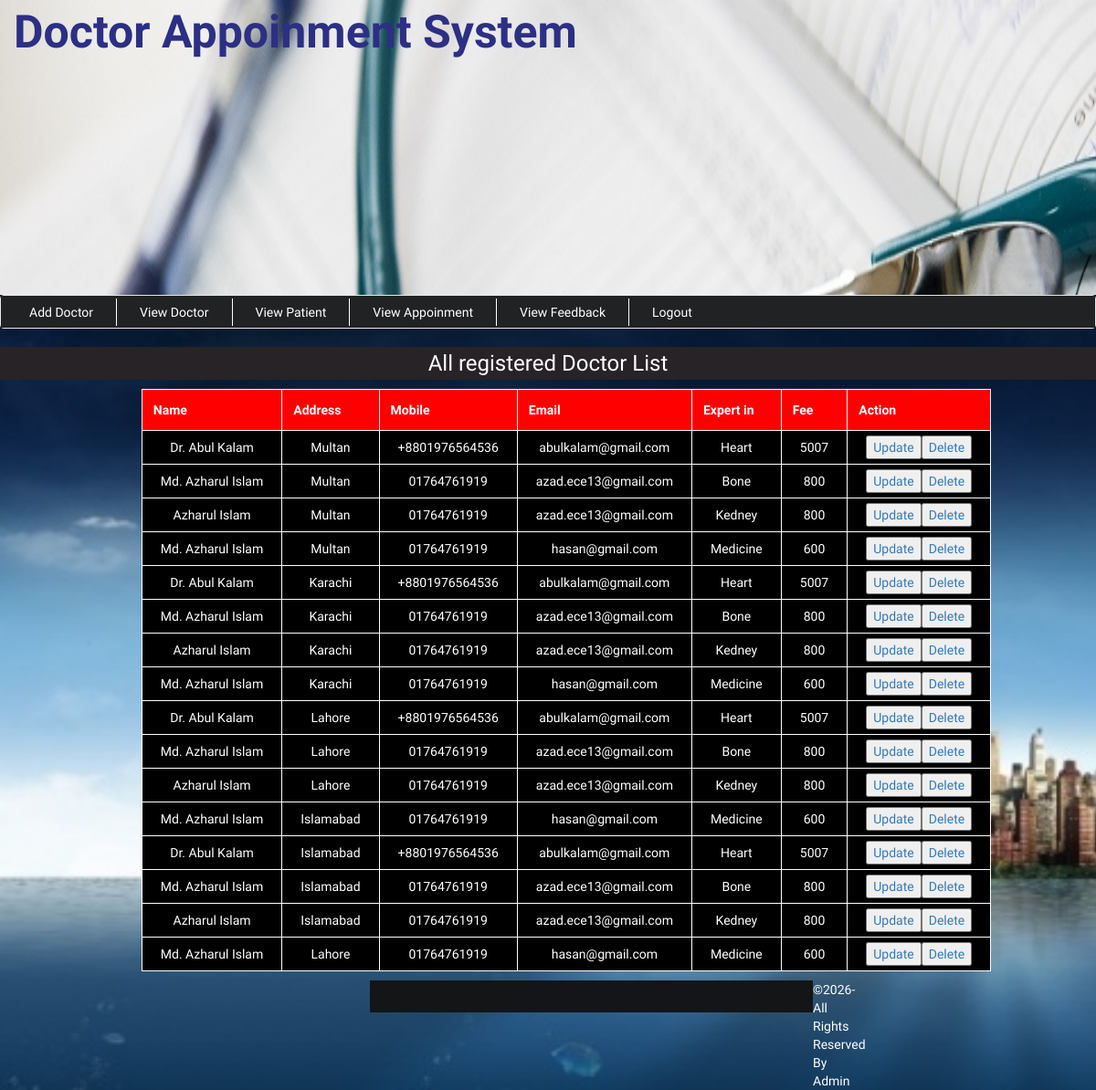
Page /admin/viewDoctor.php (signed in) on the committed database.
### tables this page shows
CREATE TABLE `doctor` (
  `doc_id` int(22) NOT NULL,
  `doctor_id` varchar(22) NOT NULL,
  `name` varchar(22) NOT NULL,
  `address` varchar(100) NOT NULL,
  `contact` varchar(14) NOT NULL,
  `email` varchar(22) NOT NULL,
  `expertise` varchar(22) NOT NULL,
  `id` int(11) NOT NULL,
  `fee` varchar(111) NOT NULL,
  `userid` varchar(22) NOT NULL,
  `password` varchar(200) NOT NULL,
  `pic` varchar(111) NOT NULL
);

### admin/viewDoctor.php (the view, shortened to what this page needs)
<?php include('header.php'); ?>
	<div class="dashboard" style="background-color:#fff;">
		<h3 class="text-center" style="background-color:#272327;color: #fff;padding: 5px;">All registered Doctor List</h3>
	</div>
			<div class="all_user" style="margin-top:0px; margin-left: 40px;">
				<?php
					include('../config.php');
					$sql = " SELECT * FROM doctor";
					$result = mysqli_query($conn,$sql);
					$count = mysqli_num_rows($result);
					if($count>=1){
						echo "<table border='1' align='center' cellpadding='32'>
							<tr>
								<th>Name</th>
								<th>Address</th>
								<th>Mobile</th>
								<th>Email</th>
								<th>Expert in</th>
								<th>Fee</th>
								<th>Action</th>
							</tr>";
						while($row=mysqli_fetch_array($result)){
								echo "<tr>";
								echo "<td>".$row['name']."</td>";
								echo "<td>".$row['address']."</td>";
								echo "<td>".$row['contact']."</td>";
								echo "<td>".$row['email']."</td>";
								echo "<td>".$row['expertise']."</td>";
								echo "<td>".$row['fee']."</td>";
								echo "<td><a href='updateDoctor.php?s=".$row['doc_id']."'><input type='button' Value='Update'></a><a href='deleteDoctor.php?s=".$row['doc_id']."'><input type='button' Value='Delete'></a></td>";
								echo "</tr>";
						}
						echo "</table>";
					}
					else{
						print "<p align='center'>Sorry, No match found for your search result..!!!</p>";
					}
					?>
			</div>
 <?php include('footer.php'); ?>
	</div>
</body>
</html>

### admin/header.php (shortened to what this page needs)
<!DOCTYPE html>
<html>
<head>
	<link rel="stylesheet" href="css/bootstrap.min.css">
	<link rel="stylesheet" href="style.css">
</head>
<body>
<div class="container-fluid">
		<div class="header_top">
			<span style="font-size:50px;color:#2c2f84;font-weight:bolder;margin-left:15px;">Doctor Appoinment System</span>
		</div>
	<div class="navbar navbar-default nav">
		<nav class="menu">
			<ul>
				<li><a href="addDoctor2.php">Add Doctor</a></li>
				<li><a href="viewDoctor.php">View Doctor</a></li>
				<li><a href="viewCustomer.php">View Patient</a></li>
				<li><a href="viewAppoinment.php">View Appoinment</a></li>
				<li><a href="viewFeedback.php">View Feedback</a></li>
				<li><a href="logout.php">Logout</a></li>
			</ul>
		</nav>
	</div>

### admin/footer.php
<footer>
<div class="col-md-12">
	<div class="col-md-4"></div>
	<div class="col-md-4 fsection">
		<p class="text-center">&copy;<?php echo date('Y') ?>-All Rights Reserved By Admin</p>
	</div>
	<div class="col-md-4"></div>
</div>
</footer>

### admin/style.css (style rules this page uses)
body { font-family: 'El Messiri', sans-serif; background:url(../img/bg3.jpg) fixed no-repeat; background-size:cover; }
.container-fluid { padding-right:0px; padding-left:0px; margin-right: auto; margin-left: auto; }
.header_top { background:url(../img/header_img4.jpg) fixed no-repeat; width: 100%; height:323px; background-size: 100% 80%!important; font-family: 'El Messiri', sans-serif; }
.menu { background-color:rgba(34, 35, 37, 0.99)!important;width:auto;height:35px }
.navbar-default { background-color: #9191e0!important; border-color: #e7e7e7; }
.nav { min-height:37px!important; }
.navbar-default { background-color:#1f1f21!important; border-color: #e7e7e7; }
.menu ul { margin:0;padding:3px 6px;list-style:none }
.menu ul li { float:left;border-right:1px solid #fff;position:relative; }
.menu ul li:last-child { border-right:0px solid #fff }
.menu ul li a { background:rgba(34, 35, 37, 0.99)!important;display:block;padding:5px 25px;text-decoration:none;color:#fff; }
.fsection { background-color: rgba(20, 21, 23, 0.99); padding: 0px; height: 35px; padding-left: 485px; color: #fff; }
table { border-collapse: collapse; background-color: darkred; }
table,th,td { border: 1px solid #fff;width:;margin: 10px auto; }
th { background-color: red;color: white; padding:12px; }
td { padding: 5px 20px; text-align: center; color: white; background-color:black; }
li { text-decoration: none; list-style: none; color:#fff; }

### rows in the picture
doctor: name "Dr. Abul Kalam", address "Multan", contact "+8801976564536", email "abulkalam@gmail.com", expertise "Heart", fee "5007"
doctor: name "Md. Azharul Islam", address "Multan", contact "01764761919", email "azad.ece13@gmail.com", expertise "Bone", fee "800"
doctor: name "Azharul Islam", address "Multan", contact "01764761919", email "azad.ece13@gmail.com", expertise "Kedney", fee "800"
doctor: name "Md. Azharul Islam", address "Multan", contact "01764761919", email "hasan@gmail.com", expertise "Medicine", fee "600"
doctor: name "Dr. Abul Kalam", address "Karachi", contact "+8801976564536", email "abulkalam@gmail.com", expertise "Heart", fee "5007"
doctor: name "Md. Azharul Islam", address "Karachi", contact "01764761919", email "azad.ece13@gmail.com", expertise "Bone", fee "800"
doctor: name "Azharul Islam", address "Karachi", contact "01764761919", email "azad.ece13@gmail.com", expertise "Kedney", fee "800"
doctor: name "Md. Azharul Islam", address "Karachi", contact "01764761919", email "hasan@gmail.com", expertise "Medicine", fee "600"
doctor: name "Dr. Abul Kalam", address "Lahore", contact "+8801976564536", email "abulkalam@gmail.com", expertise "Heart", fee "5007"
doctor: name "Md. Azharul Islam", address "Lahore", contact "01764761919", email "azad.ece13@gmail.com", expertise "Bone", fee "800"
doctor: name "Azharul Islam", address "Lahore", contact "01764761919", email "azad.ece13@gmail.com", expertise "Kedney", fee "800"
doctor: name "Md. Azharul Islam", address "Islamabad", contact "01764761919", email "hasan@gmail.com", expertise "Medicine", fee "600"
doctor: name "Dr. Abul Kalam", address "Islamabad", contact "+8801976564536", email "abulkalam@gmail.com", expertise "Heart", fee "5007"
doctor: name "Md. Azharul Islam", address "Islamabad", contact "01764761919", email "azad.ece13@gmail.com", expertise "Bone", fee "800"
doctor: name "Azharul Islam", address "Islamabad", contact "01764761919", email "azad.ece13@gmail.com", expertise "Kedney", fee "800"
doctor: name "Md. Azharul Islam", address "Lahore", contact "01764761919", email "hasan@gmail.com", expertise "Medicine", fee "600"
